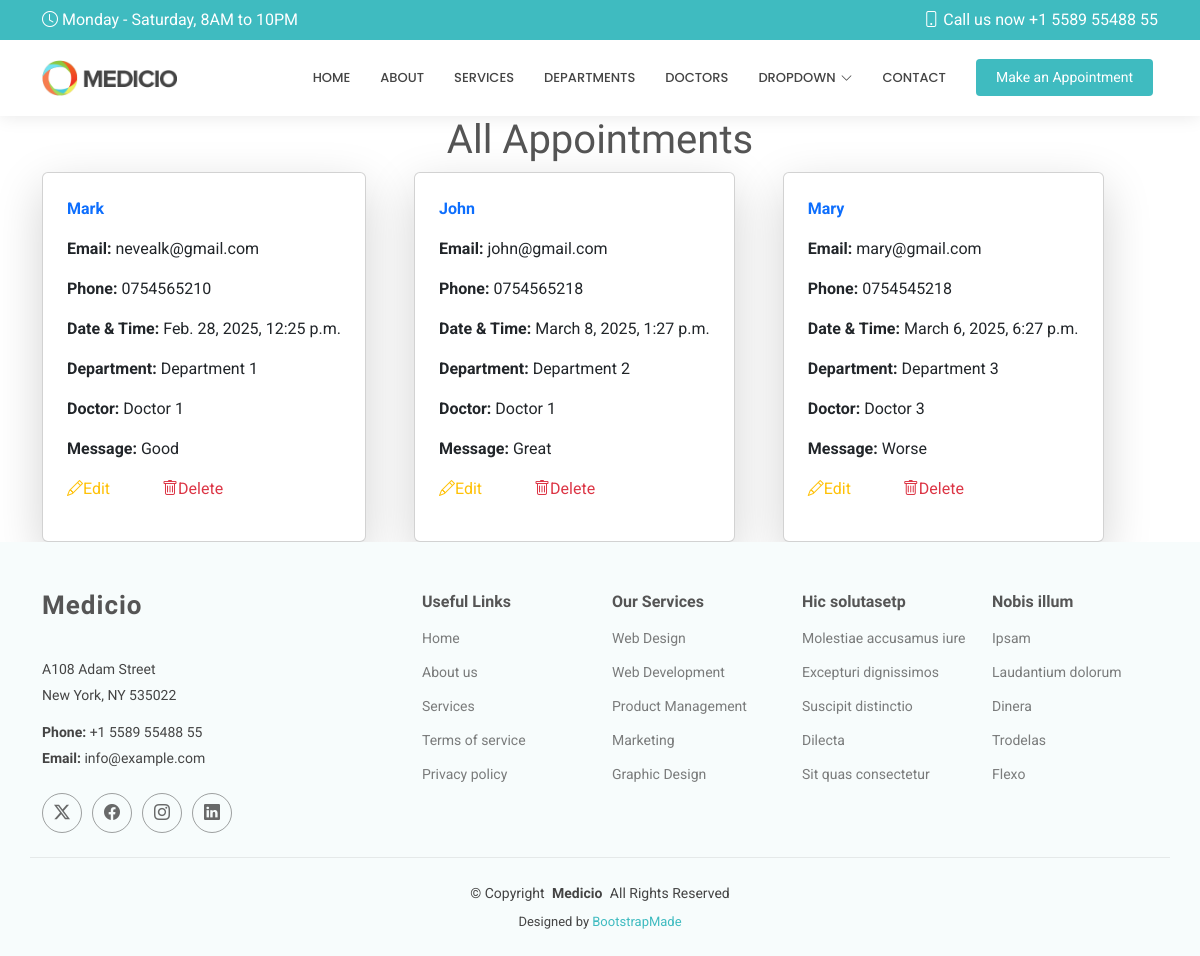
Before: /show/ with the older database file.
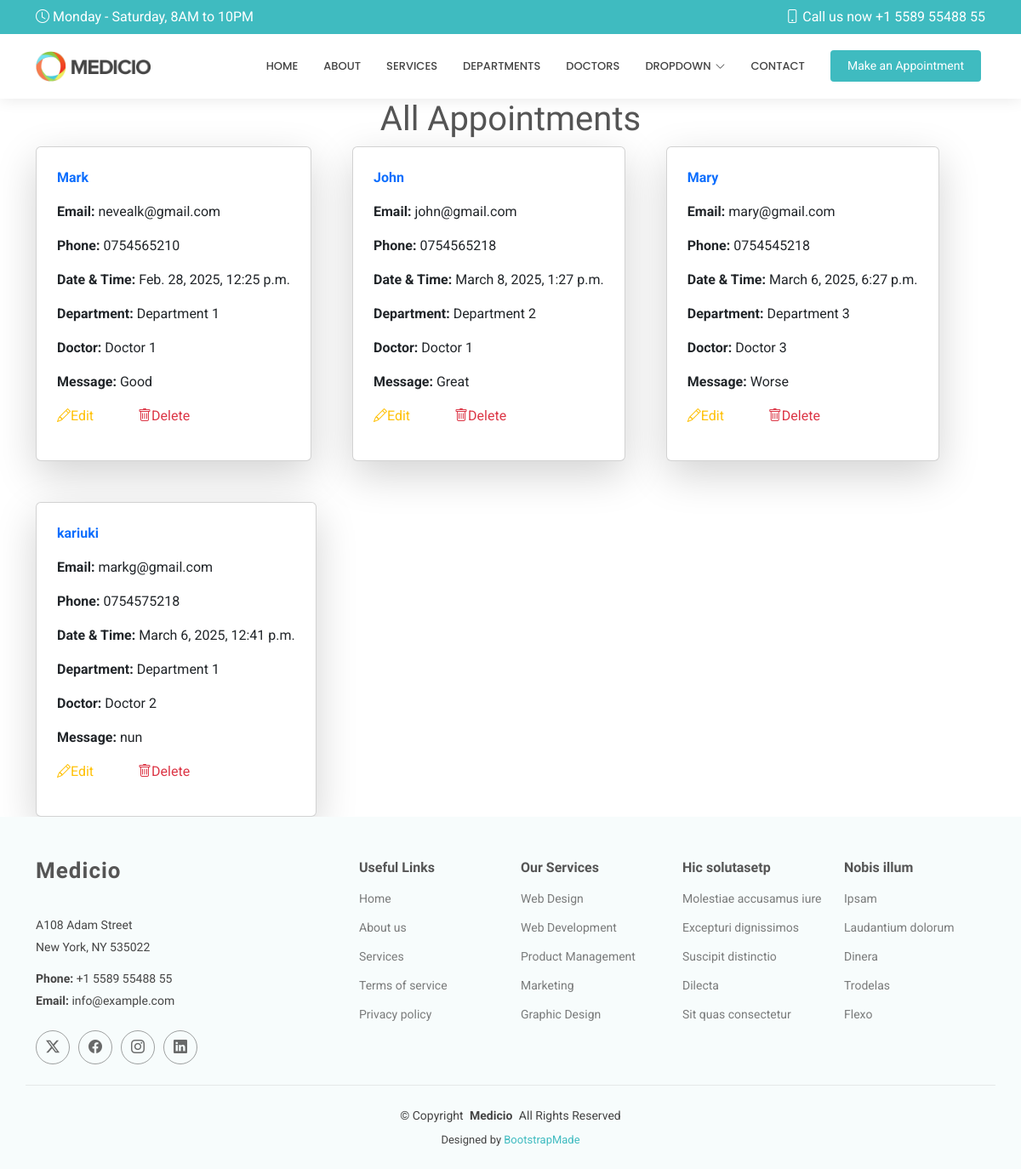
After: the same page with the newer database file.
### hospitalapp/models.py (models this page shows, shortened)
class Appointment(models.Model):
    name = models.CharField(max_length=50)
    email = models.EmailField()
    phone = models.CharField(max_length=15)
    date = models.DateTimeField()
    department = models.CharField(max_length=50)
    doctor = models.CharField(max_length=50)
    message = models.TextField()

### hospitalapp/views.py (the view)
# urls.py: path('show/', views.show, name='show'),
def show(request):
   all = Appointment.objects.all()
   return render(request, 'show.html', {"all": all})

### Templates/show.html (shortened to what this page needs)
{% extends 'starter-page.html' %}
{% load static %}
{% block content %}
	<h1 class="text-center">All Appointments</h1>
    <div class="d-flex flex-wrap gap-5 container">
    {% for x in all %}
    	<div class="card w-30 p-4 shadow-lg">
        <p class="fw-bold text-primary">{{ x.name }}</p>
        <p><b>Email:</b> {{ x.email }}</p>
        <p><b>Phone:</b> {{ x.phone }}</p>
        <p><b>Date & Time:</b> {{ x.date }}</p>
        <p><b>Department:</b> {{ x.department }}</p>
        <p><b>Doctor:</b> {{ x.doctor }}</p>
        <p><b>Message:</b> {{ x.message }}</p>
        <p>
            <a href="{% url 'edit' x.id %}" class="text-warning me-5">
                <i class="bi bi-pencil"></i>Edit
            </a>
            <a href="/delete/{{ x.id }}" class="text-danger">
                <i class="bi bi-trash"></i>Delete
            </a>
        </p>
        </div>
    {% endfor %}
    </div>
{% endblock %}

Changed rows visible on the page:
added Appointment: name "kariuki", email "markg@gmail.com", phone "0754575218", date "March 6, 2025, 12:41 p.m.", department "Department 1", doctor "Doctor 2", message "nun"
